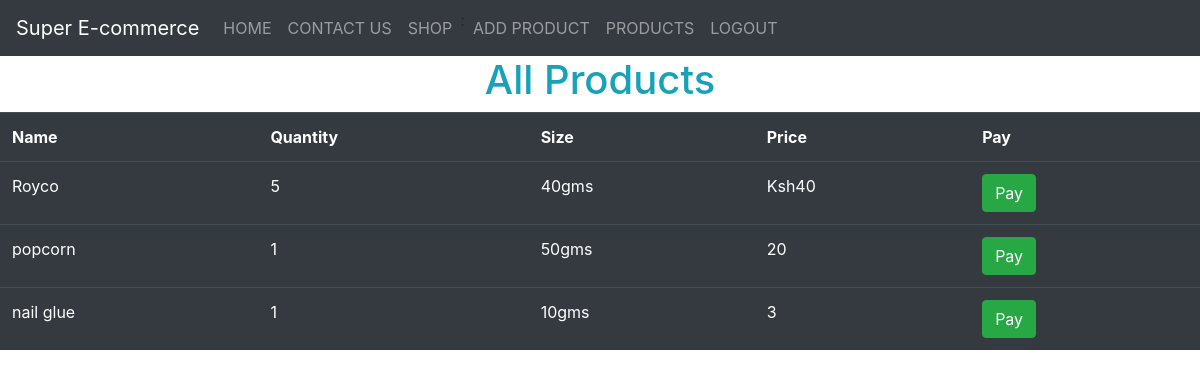
/shop/ (signed in), run on the app's committed database.
### superEcommerceDjangoProject/models.py (models this page shows)
class Product(models.Model):
    name = models.CharField(max_length=50, blank=False, null=False)
    qtty = models.CharField(max_length=20, blank=False, null=False)
    size = models.CharField(max_length=10, blank=False, null=False)
    price = models.CharField(max_length=35, blank=False, null=False)

### superEcommerceDjangoProject/views.py (the view)
# urls.py: path('shop/', user_views.shop, name='shop'),
def shop(request):
    products = Product.objects.all()
    context = {"products": products}
    return render(request, 'shop.html', context)

### templates/shop.html (shortened to what this page needs)
{% extends 'masterfile.html' %}
{% load static %}
{% block content %}
    <div>
        <h1 class="text-center text-info">All Products</h1>
            <table class="table table-hover table-dark">
                <tr>
                    <th>Name</th>
                    <th>Quantity</th>
                    <th>Size</th>
                    <th>Price</th>
                    <th>Pay</th>
                </tr>
                {% for product in products %}
                     <tr>
                     <td>{{ product.name }}</td>
                     <td>{{ product.qtty }}</td>
                     <td>{{ product.size }}</td>
                     <td>{{ product.price }}</td>
                     <td><a class="btn btn-success" href="/pay/{{ product.id }}">Pay</a></td>
                 </tr>
                {% endfor %}
             </table>
    </div>
{% endblock %}

### data on the page
Product: name "Royco", qtty "5", size "40gms", price "Ksh40"
Product: name "popcorn", qtty "1", size "50gms", price "20"
Product: name "nail glue", qtty "1", size "10gms", price "3"
